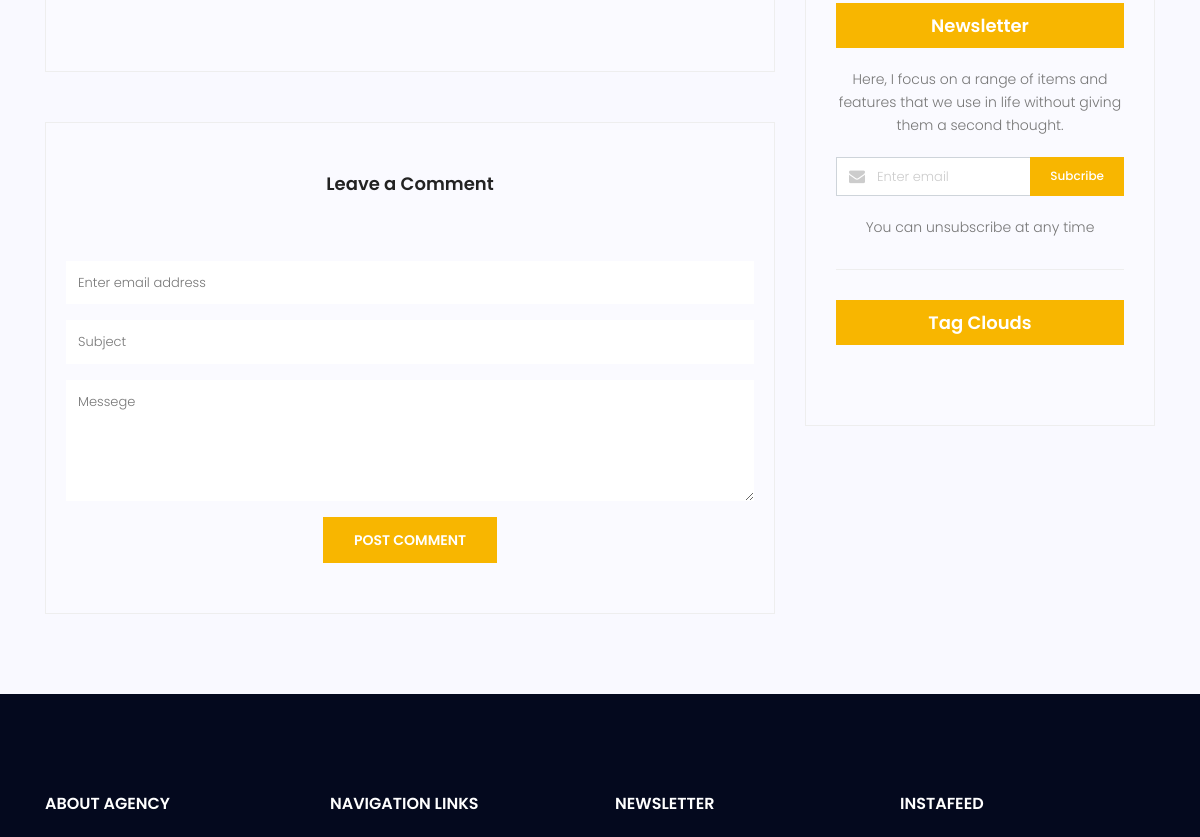
The app's page /blog/details/4 (signed in, middle part), older data.
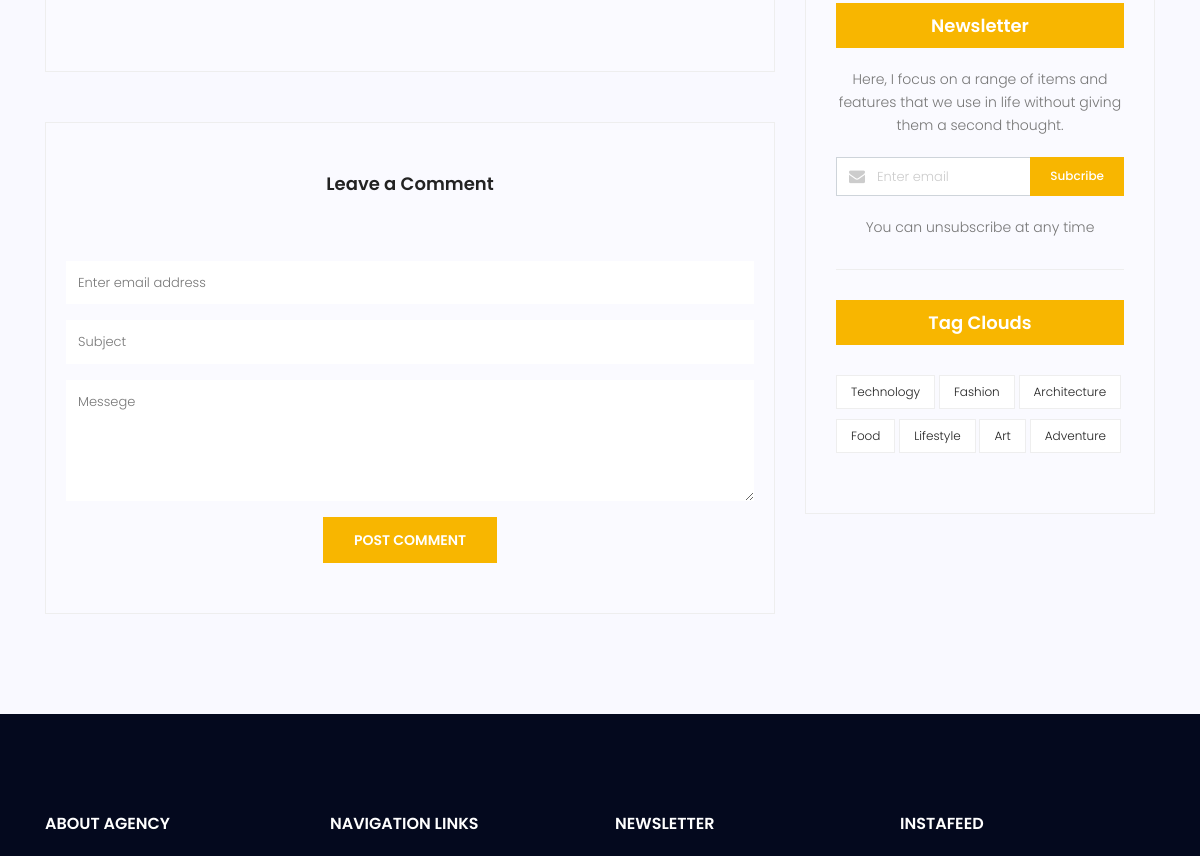
The same page, newer data.
### blog/models.py (models this page shows, shortened)
class Tag(models.Model):
    name = models.CharField(max_length=100)

### blog/views.py (the view)
# urls.py: path('details/<int:pid>', views.blog_details , name='blog_details'),
@login_required
def blog_details(request, pid):
    posts = get_object_or_404(Post, pk=pid, status=1)
    comments = Comment.objects.filter(post=posts.id, approved=True)
    if request.method == 'POST':
        form = CommentForm(request.POST)
        if form.is_valid():
            comment = form.save(commit=False)
            comment.post = posts
            comment.author = request.user
            comment.save()
            messages.success(request, 'Your comment has been posted.')
            return redirect('blog:blog_details', pid=pid)
        else:
            messages.error(request, 'Please correct the error below.')
    else:
        form = CommentForm()
    return render(request, 'blog/blog_detail.html', context={'posts': posts, 'comments': comments, 'form': form})

### blog/forms.py
class CommentForm(forms.ModelForm):
    class Meta:
        model = Comment
        fields = ['subject', 'message', 'email']

### blog/templatetags/blog_tags.py (called while the page is built)
@register.inclusion_tag('blog/blog_latestposts.html')
def latestposts(arg=2):
    posts = Post.objects.filter(status=1).order_by('-published_date')[:arg]
    return {'posts': posts}

@register.inclusion_tag('blog/blog_poststags.html')
def poststags():
    tags = Tag.objects.all()
    return {'tags': tags}

### blog/templates/blog/blog_detail.html (shortened to what this page needs)
{% extends 'base.html' %}
{% load static %}
{% load blog_tags %}
{% block content %}
    <section class="post-content-area single-post-area">
        <div class="container">
            <div class="row">
                <div class="col-lg-8 posts-list">
                {% include 'blog/blog_commentsection.html' %}
                </div>
                <div class="col-lg-4 sidebar-widgets">
                    <div class="widget-wrap">
                        <div class="single-sidebar-widget newsletter-widget">
                            <h4 class="newsletter-title">Newsletter</h4>
                            <p>
                                Here, I focus on a range of items and features that we use in life without
                                giving them a second thought.
                            </p>
                            <div class="form-group d-flex flex-row">
                                <div class="col-autos">
                                    <div class="input-group">
                                        <div class="input-group-prepend">
                                            <div class="input-group-text"><i class="fa fa-envelope"
                                                                             aria-hidden="true"></i>
                                            </div>
                                        </div>
                                        <input type="text" class="form-control" id="inlineFormInputGroup"
                                               placeholder="Enter email" onfocus="this.placeholder = ''"
                                               onblur="this.placeholder = 'Enter email'">
                                    </div>
                                </div>
                                <a href="#" class="bbtns">Subcribe</a>
                            </div>
                            <p class="text-bottom">
                                You can unsubscribe at any time
                            </p>
                        </div>
                        {% poststags %}
                    </div>
                </div>
            </div>
        </div>
    </section>
{% endblock %}

### blog/templates/blog/blog_poststags.html
{% load static %}
<div class="single-sidebar-widget tag-cloud-widget">
    <h4 class="tagcloud-title">Tag Clouds</h4>
    <ul>
        {% for tag in tags %}
            <li><a href="{% url 'blog:blog_tag' tag_name=tag.name %}">{{ tag.name }}</a></li>
        {% endfor %}
    </ul>
</div>

Row changes from the older to the newer data that the page shows:
added Tag: name "Technology"
added Tag: name "Fashion"
added Tag: name "Architecture"
added Tag: name "Food"
added Tag: name "Lifestyle"
added Tag: name "Art"
added Tag: name "Adventure"
